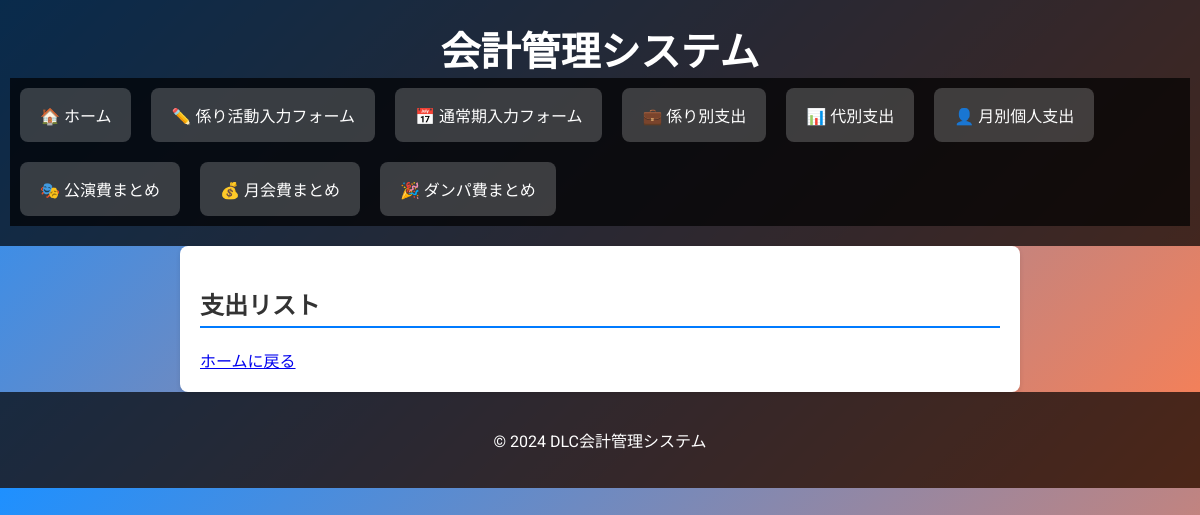
The page /accounting/category-expenses/ on the database as committed earlier.
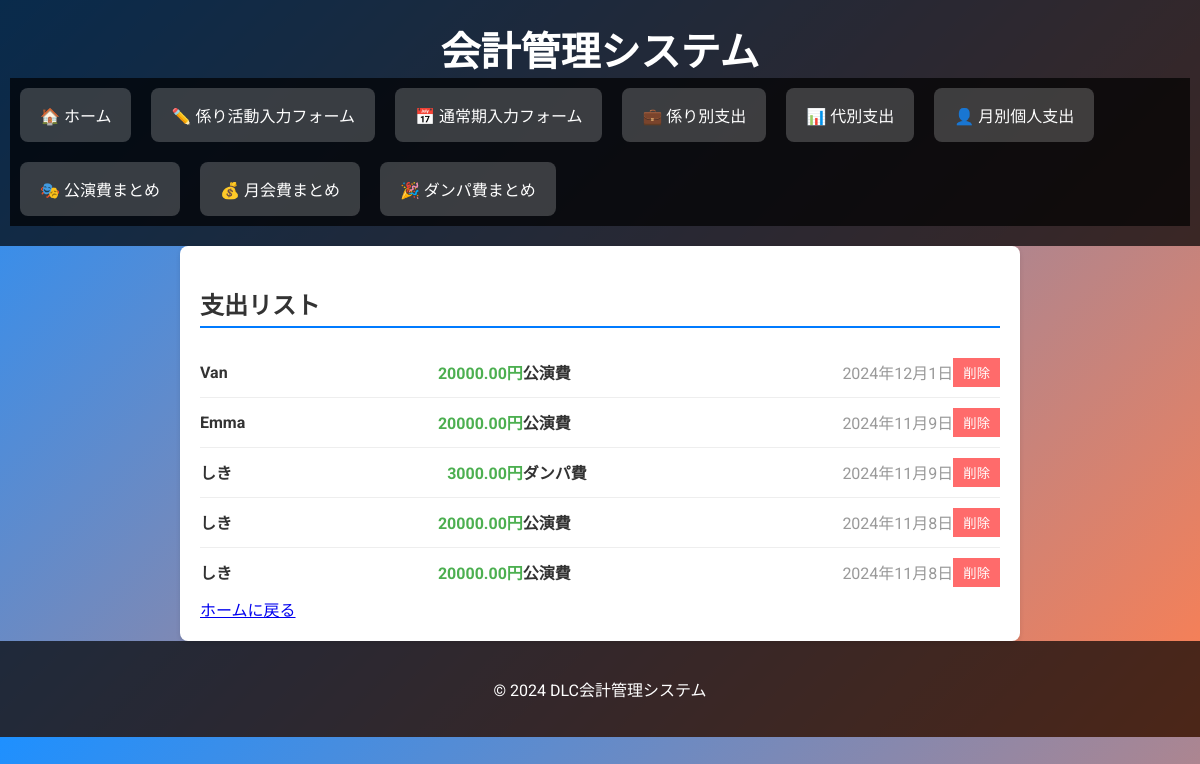
The same page on the database as committed later.
### accounting/models.py (models this page shows, shortened)
class ExpenseCategory(models.Model):
    CATEGORY_CHOICES = (
        ('公演費', '公演費'),
        ('月会費', '月会費'),
        ('ダンパ費', 'ダンパ費'),
    )
    age = models.IntegerField()
    name = models.CharField(max_length=100)
    amount = models.DecimalField(max_digits=10, decimal_places=2)
    category_name = models.CharField(max_length=10, choices=CATEGORY_CHOICES)
    date = models.DateField()

### accounting/views.py (the view)
# urls.py: path('category-expenses/', views.category_expense_list, name='category_expense_list'),
def category_expense_list(request):
    expenses = ExpenseCategory.objects.all().order_by('-date')  # 日付で並べ替え
    return render(request, 'accounting/category_expense_list.html', {'expenses': expenses})

### accounting/templates/accounting/category_expense_list.html (shortened to what this page needs)
{% extends "accounting/base.html" %}
{% block content %}
<div class="page-container">
    <h2 class="page-title">支出リスト</h2>
    <ul class="expense-list">
        {% for expense in expenses %}
        <li class="expense-item">
            <span class="expense-name">{{ expense.name }}</span>
            <span class="expense-amount">{{ expense.amount }}円</span>
            <span class="expense-category">{{ expense.category_name }}</span>
            <span class="expense-date">{{ expense.date }}</span>
            <form method="post" action="{% url 'delete_category_expense' expense.pk %}" class="delete-form">
                <button type="submit" class="btn-delete">削除</button>
            </form>
        </li>
        {% endfor %}
    </ul>
    <a href="{% url 'index' %}">ホームに戻る</a>
</div>
{% endblock %}

Rows that differ between the two databases and show on the page:
added ExpenseCategory: name "Van", amount "20000.00", category_name "公演費", date "2024年12月1日"
added ExpenseCategory: name "Emma", amount "20000.00", category_name "公演費", date "2024年11月9日"
added ExpenseCategory: name "しき", amount "3000.00", category_name "ダンパ費", date "2024年11月9日"
added ExpenseCategory: name "しき", amount "20000.00", category_name "公演費", date "2024年11月8日"
added ExpenseCategory: name "しき", amount "20000.00", category_name "公演費", date "2024年11月8日"
